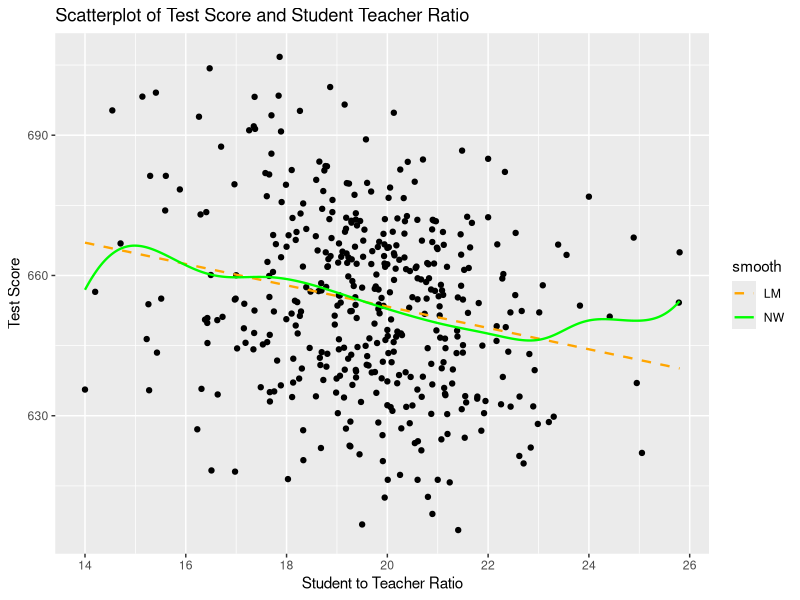
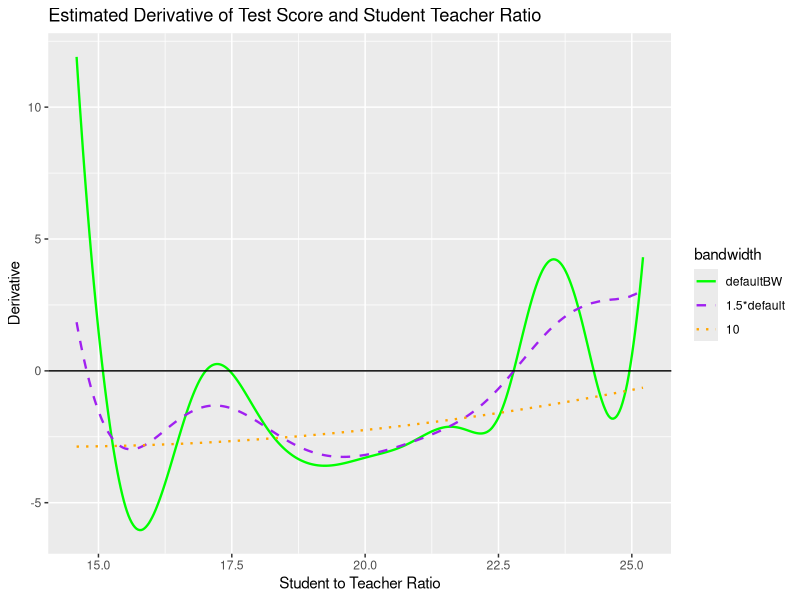

Write R code to recreate these figures, in order.
# to understand derivatives https://tutorial.math.lamar.edu/classes/calci/derivativeinterp.aspx
#https://www.econometrics-with-r.org/4.2-estimating-the-coefficients-of-the-linear-regression-model.html
library(AER)
library(KernSmooth)
library(ggplot2)
library(dplyr)

# load the the data set in the workspace
data(CASchools)

# compute STR and append it to CASchools
CASchools$STR <- CASchools$students/CASchools$teachers
summary(CASchools$STR)

# compute TestScore and append it to CASchools
CASchools$score <- (CASchools$read + CASchools$math)/2
summary(CASchools$score)

lm.1 <- lm(score ~ STR, data = CASchools)
summary(lm.1)

# calculate alternate smoother (also NW kernel, but using different defaults)
hCA <- dpill(x = CASchools$STR, y = CASchools$score)
fitCA <- locpoly(x = CASchools$STR, y = CASchools$score, bandwidth = hCA)

# prepare loess smoother for plotting
ord <- order(CASchools$STR)

Data = data.frame(rbind(select(CASchools, STR, score),
                        data.frame(STR = fitCA$x, score = fitCA$y),
                        data.frame(STR = CASchools$STR[ord],
                                    score = lm.1$fitted.values[ord])))

Data$smooth <- c(rep('S', nrow(CASchools)),
                    rep('NW', length(fitCA$x)),
                    rep('LM', nrow(CASchools)))

Data$smooth <- factor(Data$smooth)

my_colors2 = c("NW" = "green", "LM" = "orange")
my_lines = c('NW' = 1, 'LM' = 2)

##First the scatter plot
d <- ggplot(Data) +
    geom_point(aes(STR, score),
                    data = . %>% filter(smooth == 'S')) +
    labs(x = 'Student to Teacher Ratio',
        y = 'Test Score',
        title = 'Scatterplot of Test Score and Student Teacher Ratio')

##Now add in the smoothers
d + geom_line(aes(x = STR, y = score, color = smooth, linetype = smooth),
                data = . %>% filter(smooth != 'S'), linewidth = 0.8) +
    scale_colour_manual(values = my_colors2) +
    scale_linetype_manual(values = my_lines)

# calculate derivative smoother
hCA1 <- dpill(x = CASchools$STR, y = CASchools$score)
fitCA1 <- locpoly(x = CASchools$STR, y = CASchools$score,
                drv = 1 ,bandwidth = hCA1)

fitCA2 <- locpoly(x = CASchools$STR, y = CASchools$score,
                drv = 1 ,bandwidth = 1.5*hCA1)

fitCA3 <- locpoly(x = CASchools$STR, y = CASchools$score,
                drv = 1 ,bandwidth = 10)

myq <- quantile(fitCA$x, c(0.05, 0.95))
ind <- (fitCA1$x >= myq[1]) & (fitCA1$x <= myq[2])

Data2 = data.frame(rbind(
                    data.frame(STR = fitCA1$x[ind], score = fitCA1$y[ind]),
                    data.frame(STR = fitCA2$x[ind], score = fitCA2$y[ind]),
                    data.frame(STR = fitCA3$x[ind], score = fitCA3$y[ind])))

Data2$bandwidth <- c(rep('defaultBW', length(fitCA1$x[ind])),
                    rep('1.5*default', length(fitCA2$x[ind])),
                    rep('10', length(fitCA3$x[ind])))

Data2$bandwidth <- factor(Data2$bandwidth,
                        levels = c('defaultBW', '1.5*default', '10'))

my_colors3 = c("defaultBW" = "green", "1.5*default" = "purple", "10" = "orange")
my_lines2 = c("defaultBW" = 1, "1.5*default" = 2, "10" = 3)

d1 <- ggplot(Data2) +
    labs(x = 'Student to Teacher Ratio',
        y = 'Derivative',
        title = 'Estimated Derivative of Test Score and Student Teacher Ratio') +
    geom_line(aes(x = STR, y = score, color = bandwidth, linetype = bandwidth),
                linewidth = 0.8) +
    scale_colour_manual(values = my_colors3) +
    scale_linetype_manual(values = my_lines2) +
    geom_hline(yintercept = 0)

d1

#the global equivalent derivative
summary(fitCA3$y)

#zero crossing of the purple function (1.5*BW)
#the first crossing
min(which(fitCA2$y <= 0))
fitCA2$x[27:28]
fitCA2$y[27:28]
#the second crossing
max(which(fitCA2$y <= 0))
fitCA2$x[298:299]
fitCA2$y[298:299]
